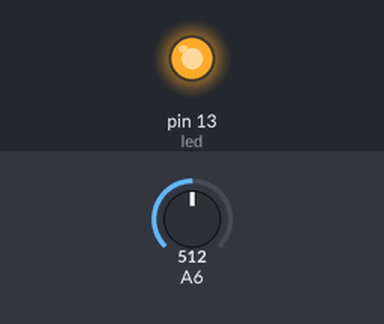
Bench run of a sketch on a simulated Arduino Nano, built with avr-gcc and run on an emulated ATmega328P. Parts: output pins drawn as LEDs (lit = HIGH). The inputs (shaded band) are chosen by the test bench; at power-on: A6 = 512.

Above: at 0.2 s.
At 4.1 s:
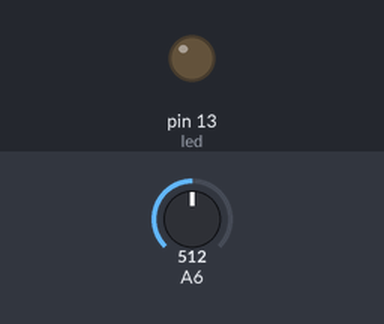
Timing chart, 0 to 7.3 s (numbered marks = the images above):
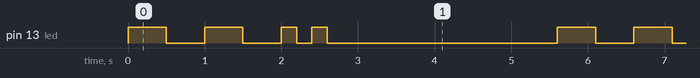

The sketch:

LiPo_3.7_Monitor_Blink.ino
```cpp
/*
  Read LiPo 3.7v battery voltage on an Elegoo Nano
  then blink the LED a corresponding amount
  Meant to test without having it connected to USB serial/power
  Having issues with the 1:4 voltage dividers readings with 0.1 µF capacitor in parallel with the 2nd 1MΩ resistor
  Based on https://jeelabs.org/2013/05/16/measuring-the-battery-without-draining-it/
*/

#include <math.h>

int led = 13;

// the setup routine runs once when you press reset:
void setup() {
  // Use internal 1.1v reference voltage to scale against
  analogReference(INTERNAL);
  // Not sure if this is necessary but added it in
  pinMode(A6, INPUT);

  // Set the built-in LED for output
  pinMode(led, OUTPUT);
}

void loop() {
  // int sensorValue = analogRead(A6);
  // print out the value you read:
  // Serial.println(sensorValue);

  // with analogReference(INTERNAL);
  // 811 with no battery connected
  // 1023 with battery connected

  // with default reference (5v)
  // 636 with battery (scales to 3.1 v reading, which would mean the undivided voltage was 12.4v) (measured 3.85v on lipo alarm)
  // 190 without battery connected (scales to 0.92v, or 3.71v pre-divider)

  float voltage;
  voltage = analogRead(A6) * 4 * 1.1 / 1024;

  // with reference default 5v
  // 0.68 with battery plugged in; x4 voltage divider = 2.72v (measured 3.85v on lipo alarm)
  // 0.21 with battery unplugged; x4 voltage divider = 0.84v

  // with reference 1.1v
  // 4.40v with batt plugged in
  // 3.76v with batt unplugged, then settled down to 3.54

  int volts = round(voltage);
  for (int i=0; i<volts; i++) {
    digitalWrite(led, HIGH);
    delay(500);
    digitalWrite(led, LOW);
    delay(500);
  }

    digitalWrite(led, HIGH);
    delay(200);
    digitalWrite(led, LOW);
    delay(200);
    digitalWrite(led, HIGH);
    delay(200);
    digitalWrite(led, LOW);


  delay(3000);        // delay in between reads for stability
}
```

Measured:
- by itself, pin 13 (led): repeats every 5.6 s: LOW 0.50 s, HIGH 0.50 s, LOW 0.50 s, HIGH 0.20 s, LOW 0.20 s, HIGH 0.20 s, LOW 3.0 s, HIGH 0.50 s
- by itself, everything shown: repeats every 5.6 s, in 8 steps
